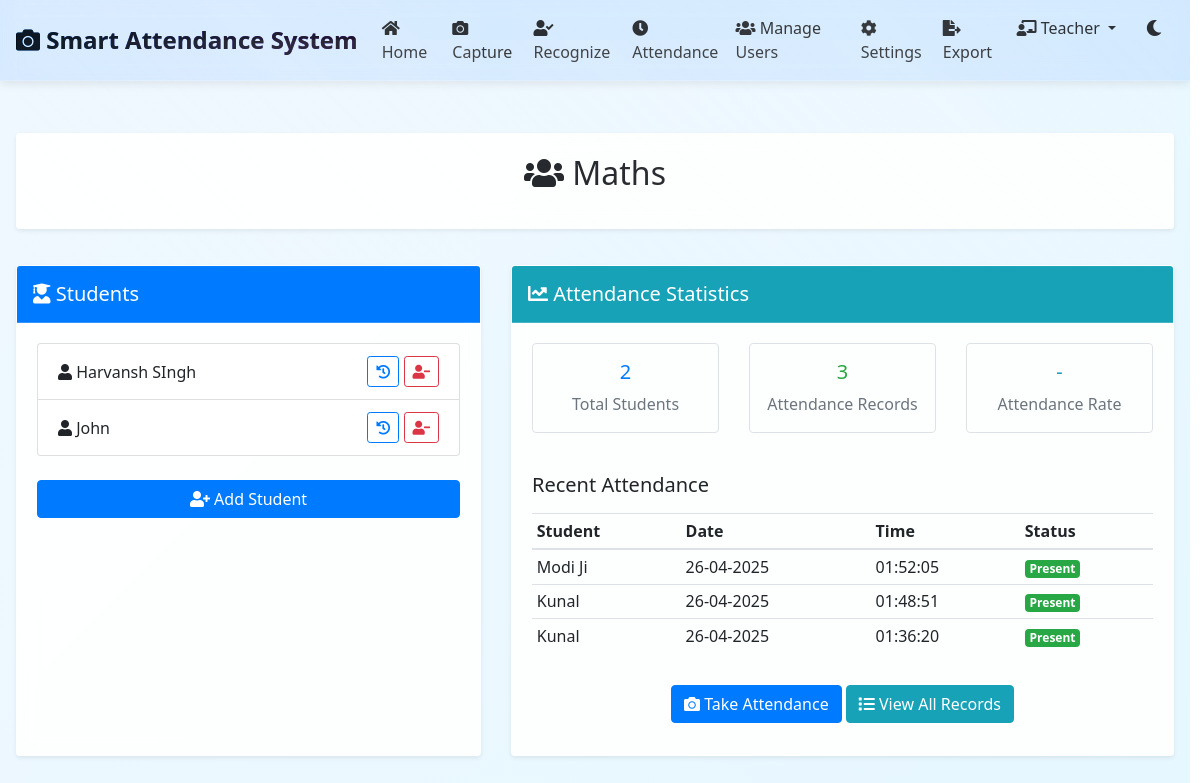
/teacher/class/1 (signed in), run on the app's committed database.
### tables this page shows
CREATE TABLE class_students (
    class_id INTEGER NOT NULL,
    student_name TEXT NOT NULL,
    added_at TIMESTAMP DEFAULT CURRENT_TIMESTAMP,
    PRIMARY KEY (class_id, student_name),
    FOREIGN KEY (class_id) REFERENCES classes (id)
);

CREATE TABLE attendance_records (
    id INTEGER PRIMARY KEY AUTOINCREMENT,
    student_name TEXT NOT NULL,
    class_id INTEGER,
    teacher_id INTEGER NOT NULL,
    date TEXT NOT NULL,
    time TEXT NOT NULL,
    status TEXT NOT NULL,
    notes TEXT,
    FOREIGN KEY (class_id) REFERENCES classes (id),
    FOREIGN KEY (teacher_id) REFERENCES teachers (id)
);

### app.py (the view)
@app.route('/teacher/class/<int:class_id>')
def view_class(class_id):
    if 'teacher_id' not in session:
        flash('Please log in first.', 'warning')
        return redirect(url_for('teacher_login'))
    conn = get_db_connection()
    class_info = conn.execute('SELECT * FROM classes WHERE id = ? AND teacher_id = ?',
                             (class_id, session['teacher_id'])).fetchone()
    if not class_info:
        conn.close()
        flash('Class not found or access denied.', 'danger')
        return redirect(url_for('manage_classes'))
    attendance_records = conn.execute(
        '''SELECT a.id, a.student_name, a.class_id, a.teacher_id, a.date, a.time, a.status
           FROM attendance_records a
           WHERE a.class_id = ? AND a.teacher_id = ?
           ORDER BY a.date DESC, a.time DESC''',
        (class_id, session['teacher_id'])
    ).fetchall()
    students = conn.execute(
        'SELECT * FROM class_students WHERE class_id = ?',
        (class_id,)
    ).fetchall()
    conn.close()
    attendance = [
        {
            'id': record['id'],
            'student_name': record['student_name'],
            'class_id': record['class_id'],
            'teacher_id': record['teacher_id'],
            'date': str(record['date']),
            'time': str(record['time']),
            'status': record['status']
        }
        for record in attendance_records
    ]
    return render_template('teacher/class_detail.html',
                           class_info=class_info,
                           attendance=attendance,
                           students=students)

### app.py (called while the page is built)
def get_db_connection():
    conn = sqlite3.connect('attendance.db')
    conn.row_factory = sqlite3.Row
    return conn

### templates/teacher/class_detail.html (shortened to what this page needs)
{% extends "base.html" %}
{% block content %}
<div class="row mb-4">
    <div class="col-md-12">
        <div class="card shadow-sm">
            <div class="card-body">
                <h2 class="text-center"> {{ class_info.name }}</h2>
            </div>
        </div>
    </div>
</div>
<div class="row">
    <div class="col-md-5 mb-4">
        <div class="card shadow-sm h-100">
            <div class="card-header bg-primary text-white">
                <h5 class="mb-0"><i class="fas fa-user-graduate"></i> Students</h5>
            </div>
            <div class="card-body">
                {% if students %}
                <div class="list-group">
                    {% for student in students %}
                    <div class="list-group-item d-flex justify-content-between align-items-center">
                        <div>
                            <i class="fas fa-user"></i> <span class="student-name">{{ student.student_name }}</span>
                        </div>
                        <div>
                            <button class="btn btn-sm btn-outline-primary attendance-history" data-student="{{ student.student_name }}">
                                <i class="fas fa-history"></i>
                            </button>
                            <button class="btn btn-sm btn-outline-danger remove-student" data-student="{{ student.student_name }}">
                                <i class="fas fa-user-minus"></i>
                            </button>
                        </div>
                    </div>
                    {% endfor %}
                </div>
                {% else %}
                <div class="text-center py-4">
                    <i class="fas fa-user-graduate fa-3x text-muted mb-3"></i>
                    <p>No students in this class yet.</p>
                </div>
                {% endif %}
                <div class="mt-4">
                    <button class="btn btn-primary btn-block" data-toggle="modal" data-target="#addStudentModal">
                        <i class="fas fa-user-plus"></i> Add Student
                    </button>
                </div>
            </div>
        </div>
    </div>
    <div class="col-md-7 mb-4">
        <div class="card shadow-sm h-100">
            <div class="card-header bg-info text-white">
                <h5 class="mb-0"><i class="fas fa-chart-line"></i> Attendance Statistics</h5>
            </div>
            <div class="card-body">
                <div class="row">
                    <div class="col-md-4 text-center mb-4">
                        <div class="border rounded p-3">
                            <h5 class="text-primary">{{ students|length }}</h5>
                            <p class="text-muted mb-0">Total Students</p>
                        </div>
                    </div>
                    <div class="col-md-4 text-center mb-4">
                        <div class="border rounded p-3">
                            <h5 class="text-success">{{ attendance|length }}</h5>
                            <p class="text-muted mb-0">Attendance Records</p>
                        </div>
                    </div>
                    <div class="col-md-4 text-center mb-4">
                        <div class="border rounded p-3">
                            <h5 class="text-info" id="attendance-rate">-</h5>
                            <p class="text-muted mb-0">Attendance Rate</p>
                        </div>
                    </div>
                </div>
                <h5 class="mt-3 mb-3">Recent Attendance</h5>
                {% if attendance %}
                <div class="table-responsive">
                    <table class="table table-sm table-hover">
                        <thead>
                            <tr>
                                <th>Student</th>
                                <th>Date</th>
                                <th>Time</th>
                                <th>Status</th>
                            </tr>
                        </thead>
                        <tbody>
                            {% for record in attendance[:10] %}
                            <tr>
                                <td>{{ record.student_name }}</td>
                                <td>{{ record.date }}</td>
                                <td>{{ record.time }}</td>
                                <td><span class="badge badge-success">{{ record.status }}</span></td>
                            </tr>
                            {% endfor %}
                        </tbody>
                    </table>
                </div>
                {% else %}
                <div class="text-center py-3">
                    <p>No attendance records for this class yet.</p>
                </div>
                {% endif %}
                <div class="mt-3 text-center">
                    <a href="{{ url_for('recognize') }}" class="btn btn-primary">
                        <i class="fas fa-camera"></i> Take Attendance
                    </a>
                    <a href="{{ url_for('teacher_attendance') }}" class="btn btn-info">
                        <i class="fas fa-list"></i> View All Records
                    </a>
                </div>
            </div>
        </div>
    </div>
</div>
{% endblock %}

### static/css/animations.css (style rules this page uses)
:root { --primary-color: #007bff; --secondary-color: #6610f2; --accent-color: #00ff88; }
.card { position: relative; transform-style: preserve-3d; transition: all 0.8s cubic-bezier(0.175, 0.885, 0.32, 1.275); margin: 0.25rem 0; }
.card::before { content: ''; position: absolute; top: 0; left: 0; width: 100%; height: 100%; background: linear-gradient(45deg, transparent, rgba(255,255,255,0.1), transparent); transform: translateY(-100%); animation: lightPass 3s infinite; }
.btn { position: relative; overflow: hidden; transition: all 0.3s ease; }
.btn::after { content: ''; position: absolute; top: -50%; left: -50%; width: 200%; height: 200%; background: radial-gradient(circle, rgba(255,255,255,0.2) 0%, transparent 50%); transform: scale(0); transition: transform 0.5s ease-out; }

### templates/base.html (style rules this page uses)
:root[data-theme="light"] { --bg-gradient: linear-gradient(135deg, #f0f8ff, #e6f7ff); --navbar-bg: rgba(0, 123, 255, 0.1); --text-color: #212529; --card-bg: rgba(255, 255, 255, 0.9); --border-color: rgba(255, 255, 255, 0.2); --scrollbar-thumb: rgba(128, 128, 128, 0.3); --scrollbar-track: transparent; }
html { margin: 0; padding: 0; height: 100%; overflow-y: scroll; overflow-x: hidden; position: relative; scrollbar-gutter: stable; }
body { font-family: 'Segoe UI', Tahoma, Geneva, Verdana, sans-serif; margin: 0; padding: 0; min-height: 100vh; background: var(--bg-gradient); color: var(--text-color); position: relative; overflow-x: hidden; transition: background 0.3s ease, color 0.3s ease; }
* { scrollbar-width: thin; scrollbar-color: #888 #f1f1f1; }
.card { background: var(--card-bg); backdrop-filter: blur(10px); border: 1px solid var(--border-color); margin-bottom: 0.5rem; color: var(--text-color); }
.card-header { padding: 1rem; border-bottom: 1px solid var(--border-color); }
.btn-primary { background-color: #007bff; border-color: #007bff; color: #ffffff; }
.table { color: #212529; }

### templates/teacher/class_detail.html (style rules this page uses)
[data-theme="light"] .student-name { color: var(--text-color); }

### data on the page
class_students: student_name "Harvansh SIngh"
class_students: student_name "John"
attendance_records: student_name "Modi Ji", date "26-04-2025", time "01:52:05", status "Present"
attendance_records: student_name "Kunal", date "26-04-2025", time "01:48:51", status "Present"
attendance_records: student_name "Kunal", date "26-04-2025", time "01:36:20", status "Present"

### other printed values
{{ students|length }} "2"
{{ attendance|length }} "3"
